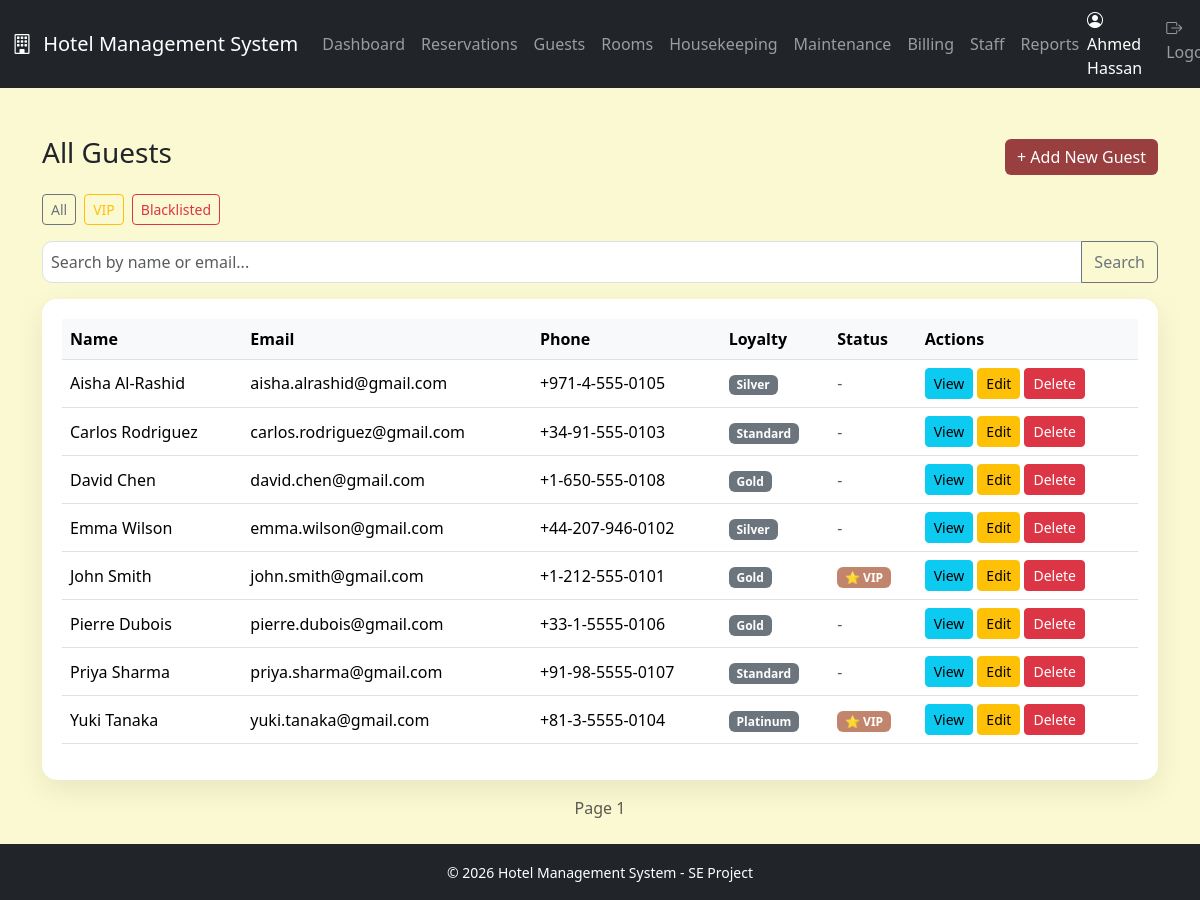
/guests (signed in), run on the app's committed database.
### tables this page shows
CREATE TABLE guests (
    id                 INT UNSIGNED AUTO_INCREMENT PRIMARY KEY,
    name               VARCHAR(150) NOT NULL,
    email              VARCHAR(150) NOT NULL UNIQUE,
    phone              VARCHAR(30),
    national_id        VARCHAR(50),
    nationality        VARCHAR(80),
    date_of_birth      DATE,
    loyalty_tier       ENUM('standard','silver','gold','platinum') NOT NULL DEFAULT 'standard',
    lifetime_nights    INT UNSIGNED NOT NULL DEFAULT 0,
    lifetime_value     DECIMAL(12,2) NOT NULL DEFAULT 0.00,
    is_blacklisted     TINYINT(1)   NOT NULL DEFAULT 0,
    blacklist_reason   TEXT,
    is_vip             TINYINT(1)   NOT NULL DEFAULT 0,
    gdpr_anonymized    TINYINT(1)   NOT NULL DEFAULT 0,
    referred_by        INT UNSIGNED,               
    created_at         TIMESTAMP DEFAULT CURRENT_TIMESTAMP,
    updated_at         TIMESTAMP DEFAULT CURRENT_TIMESTAMP ON UPDATE CURRENT_TIMESTAMP,
    CONSTRAINT fk_guests_referrer FOREIGN KEY (referred_by) REFERENCES guests(id) ON DELETE SET NULL
);

### core/Controller.php (called while the page is built, shortened)
<?php
class Controller
{
    protected function view(string $viewPath, array $data = []): void
    {
        extract($data);
        $file = VIEW_PATH . '/' . $viewPath . '.php';
        require $file;
    }
}
?>

### app/controllers/GuestsController.php (called while the page is built, shortened)
<?php
class GuestsController extends Controller
{
   public function index()
{
    $guestModel = new Guest();
    $search = trim($_GET['search'] ?? '');
    $filter = trim($_GET['filter'] ?? '');
    if (!empty($search)) {
        $guests = $guestModel->search($search);
    } elseif ($filter === 'vip') {
        $guests = $guestModel->filterByVip();
    } elseif ($filter === 'blacklist') {
        $guests = $guestModel->filterByBlacklist();
    } else {
        $guests = $guestModel->all();
    }
    $this->view('guests/index', [
        'guests' => $guests,
        'search' => $search,
    ]);
}
}
?>

### index.php (called while the page is built, shortened)
<?php
require_once CORE_PATH . '/Database.php';
require_once CORE_PATH . '/Model.php';
require_once CORE_PATH . '/Controller.php';
$router = new Router();
$router->dispatch();

### core/Database.php (called while the page is built, shortened)
<?php
class Database
{
    private static $instance = null;
    public static function getConnection()
    {
        if (self::$instance === null) {
            self::$instance = mysqli_connect(DB_HOST, DB_USER, DB_PASS, DB_NAME);
            mysqli_set_charset(self::$instance, DB_CHARSET);
        }
        return self::$instance;
    }
}

### core/Model.php (called while the page is built, shortened)
<?php
class Model
{
    public function __construct()
    {
        $this->db = Database::getConnection();
    }
}

### app/models/Guest.php (called while the page is built, shortened)
<?php
class Guest extends Model
{
    public function all()
    {
        $query = " SELECT * from guests order by name ";
        $result = mysqli_query($this->db, $query);
        return mysqli_fetch_all($result, MYSQLI_ASSOC);
    }
}
?>

### app/views/guests/index.php (the view, shortened to what this page needs)
<div class="container mt-4">
    <div class="d-flex justify-content-between align-items-center mb-3">
        <h3>All Guests</h3>
        <a href="index.php?url=guests/create" class="btn btn-primary">
            + Add New Guest
        </a>
    </div>
    <div class="d-flex gap-2 mb-3">
        <a href="index.php?url=guests" class="btn btn-outline-secondary btn-sm">All</a>
        <a href="index.php?url=guests&filter=vip" class="btn btn-outline-warning btn-sm">VIP</a>
        <a href="index.php?url=guests&filter=blacklist" class="btn btn-outline-danger btn-sm">Blacklisted</a>
    </div>
    <form method="GET" action="index.php" class="mb-3">
        <div class="input-group">
            <input type="text"
                   name="search"
                   class="form-control search-box"
                   placeholder="Search by name or email..."
                   value="<?= htmlspecialchars($_GET['search'] ?? '') ?>">
            <button type="submit" class="btn btn-outline-secondary">Search</button>
        </div>
    </form>
    <div class="table-container">
        <table class="table table-hover align-middle">
            <thead>
            <tr>
                <th>Name</th>
                <th>Email</th>
                <th>Phone</th>
                <th>Loyalty</th>
                <th>Status</th>
                <th>Actions</th>
            </tr>
            </thead>
            <tbody>
            <?php if (empty($guests)): ?>
                <tr>
                    <td colspan="6" class="text-center text-muted py-4">No guests found.</td>
                </tr>
            <?php else: ?>
                <?php foreach ($guests as $guest): ?>
                    <tr id="row-<?= $guest['id'] ?>" class="<?= trim((!empty($guest['is_vip']) ? 'row-vip ' : '') . (!empty($guest['is_blacklisted']) ? 'row-blacklist' : '')) ?>">
                        <td><?= htmlspecialchars($guest['name']) ?></td>
                        <td><?= htmlspecialchars($guest['email']) ?></td>
                        <td><?= htmlspecialchars($guest['phone'] ?? '-') ?></td>
                        <td>
                            <span class="badge bg-secondary">
                                <?= ucfirst($guest['loyalty_tier'] ?? 'standard') ?>
                            </span>
                        </td>
                        <td>
                            <?php if (!empty($guest['is_vip'])): ?>
                                <span class="badge badge-vip">⭐ VIP</span>
                            <?php endif; ?>
                            <?php if (empty($guest['is_vip']) && empty($guest['is_blacklisted'])): ?>
                                <span class="text-muted">-</span>
                            <?php endif; ?>
                        </td>
                        <td class="d-flex gap-1">
                            <a href="index.php?url=guests/show/<?= $guest['id'] ?>" class="btn btn-sm btn-info">View</a>
                            <a href="index.php?url=guests/edit/<?= $guest['id'] ?>" class="btn btn-sm btn-warning">Edit</a>
                            <form method="POST"
                                  action="index.php?url=guests/delete/<?= $guest['id'] ?>"
                                   onsubmit="return confirm('Delete this guest?')"
                                  style="display:inline">
                                <button type="submit" class="btn btn-sm btn-danger">Delete</button>
                            </form>
                        </td>
                    </tr>
                <?php endforeach; ?>
            <?php endif; ?>
            </tbody>
        </table>
    </div>
     <div class="d-flex justify-content-between align-items-center mt-3">
        <div class="text-muted">
            Page <?= $page ?? 1 ?>
        </div>
    </div>
</div>
<?php
require VIEW_PATH . '/layouts/main.php'; ?>

### public/assets/css/style.css (style rules this page uses)
body { font-family: 'Segoe UI', Tahoma, Geneva, Verdana, sans-serif; background-color: #f4f6f9; min-height: 100vh; display: flex; flex-direction: column; }
.table th { font-weight: 600; background-color: #f8f9fa; }

### app/views/guests/index.php (style rules this page uses)
body { background: #FBF9D1; }
.table-container { background: white; border-radius: 15px; padding: 20px; box-shadow: 0 10px 30px rgba(0,0,0,0.08); }
.btn-primary { background: #9A3F3F; border: none; }
.badge-vip { background: #C1856D; color: white; }
.row-vip { background: rgba(193, 133, 109, 0.15); }
.search-box { border-radius: 10px; padding: 8px; }
.container { animation: fadeIn 0.5s ease-in-out; }

### data on the page
guests: name "Aisha Al-Rashid", email "aisha.alrashid@gmail.com", phone "+971-4-555-0105", loyalty_tier "Silver"
guests: name "Carlos Rodriguez", email "carlos.rodriguez@gmail.com", phone "+34-91-555-0103", loyalty_tier "Standard"
guests: name "David Chen", email "david.chen@gmail.com", phone "+1-650-555-0108", loyalty_tier "Gold"
guests: name "Emma Wilson", email "emma.wilson@gmail.com", phone "+44-207-946-0102", loyalty_tier "Silver"
guests: name "John Smith", email "john.smith@gmail.com", phone "+1-212-555-0101", loyalty_tier "Gold", is_vip "⭐ VIP"
guests: name "Pierre Dubois", email "pierre.dubois@gmail.com", phone "+33-1-5555-0106", loyalty_tier "Gold"
guests: name "Priya Sharma", email "priya.sharma@gmail.com", phone "+91-98-5555-0107", loyalty_tier "Standard"
guests: name "Yuki Tanaka", email "yuki.tanaka@gmail.com", phone "+81-3-5555-0104", loyalty_tier "Platinum", is_vip "⭐ VIP"

### other printed values
APP_NAME "Hotel Management System"
$currentUserName "Ahmed Hassan"
$page "1"
